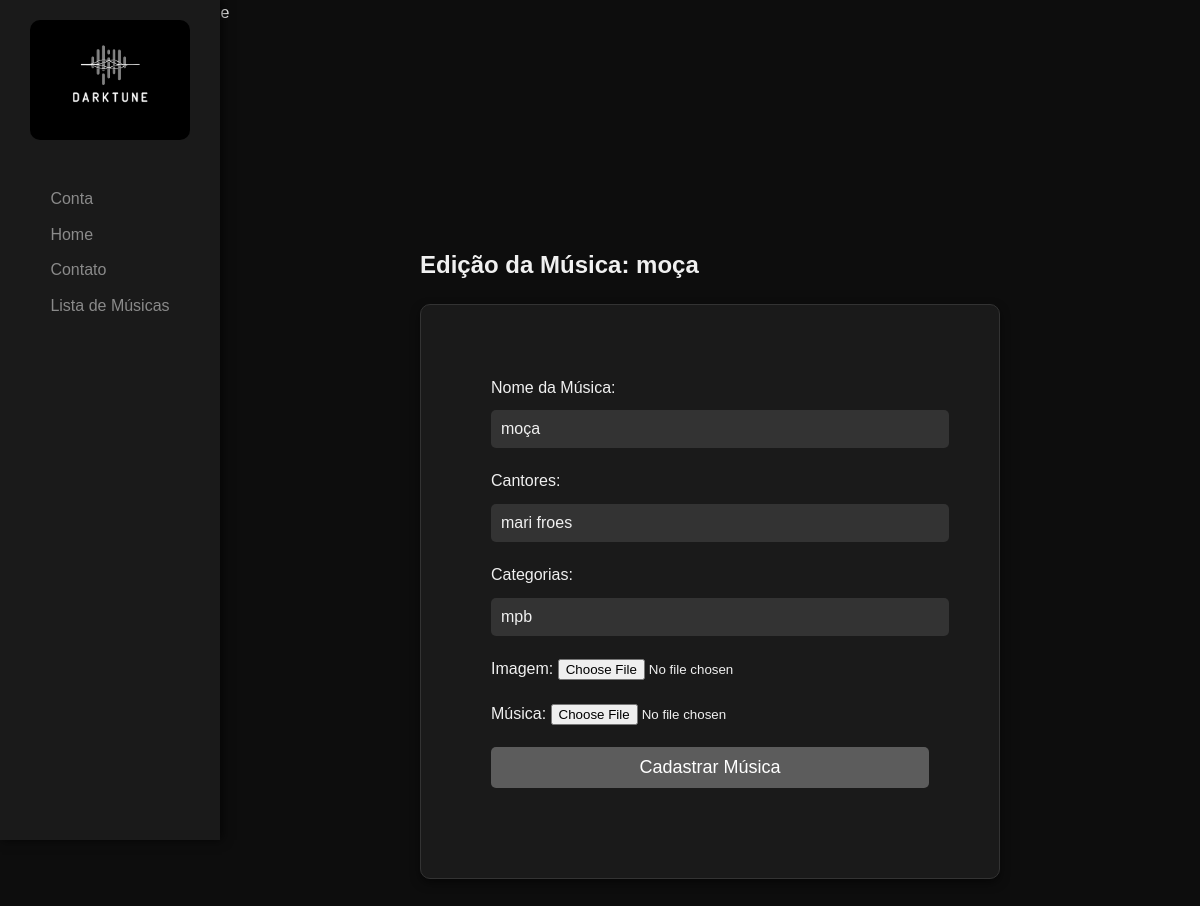
Page /formularios/editar/musica/2 on the earlier database version.
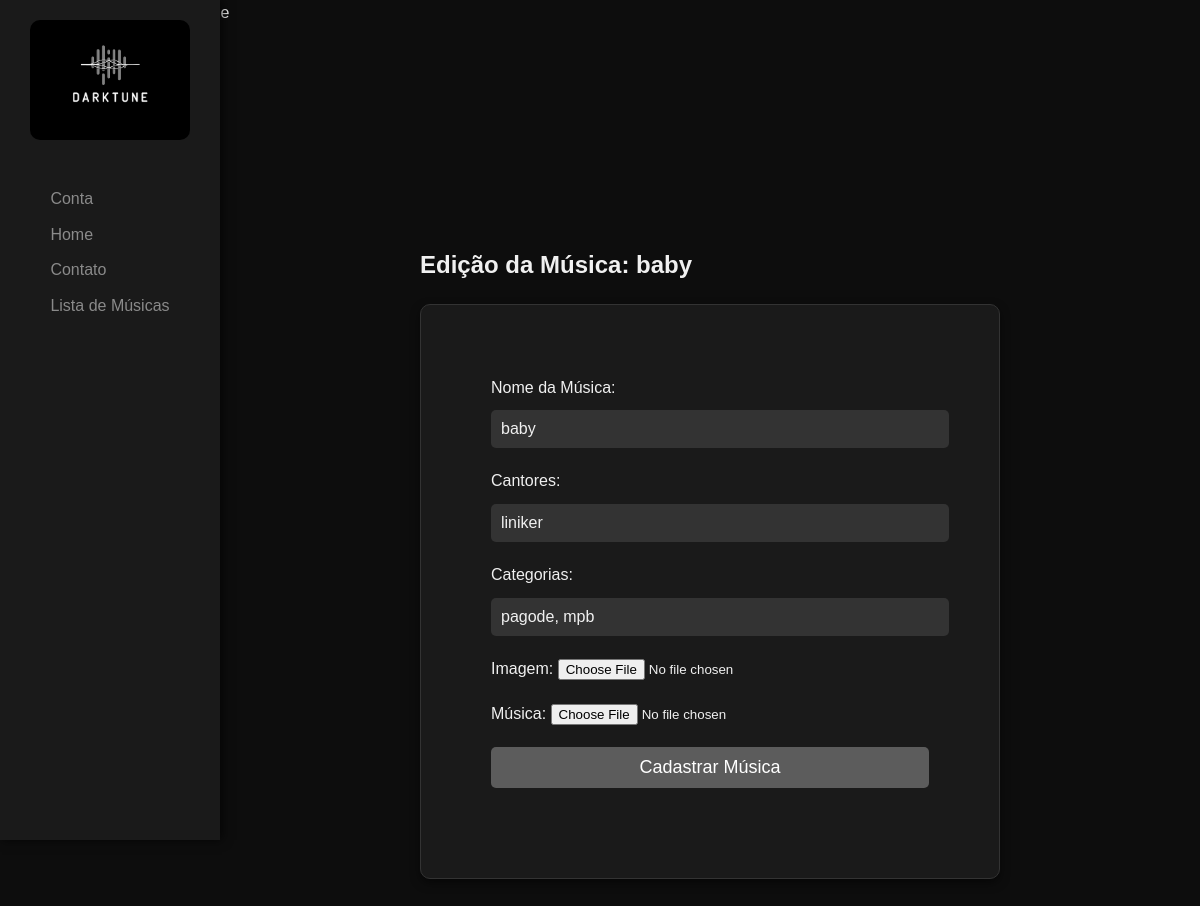
Same page on the later database version.
### app/models/MusicasModel.py (models this page shows, shortened)
class MusicasModel(Base):
    __tablename__ = "musicas"
    id_musica = Column(Integer, primary_key=True)
    nome_musica = Column(String(150), nullable=False)
    url_imagem = Column(String(255), nullable=False)
    url_audio = Column(String(255), nullable=False)
    fk_id_usuario = Column(Integer, ForeignKey("usuarios.id_usuario"), nullable=False)
    usuario = relationship("UsuariosModel", back_populates="musicas")
    musicas_categorias = relationship("MusicasCategoriasModel", back_populates="musica", cascade="all, delete-orphan")
    curtida = relationship("CurtidasModel", cascade="all, delete-orphan")
    cantor_musica = relationship("CantoresMusicasModel", cascade="all, delete-orphan")
    def to_dict(self) -> Dict[str, int]:
        return {
            "id": self.id_musica,
            "nome": self.nome_musica,
            "url_imagem": self.url_imagem,
            "url_audio": self.url_audio,
            "id_usuario": self.fk_id_usuario,
        }

### app/routes/formulariosRoute.py (the view)
@formulario_bp.route("/editar/musica/<int:id>",  methods=["GET"])
def form_editar_musica(id):
    dados = MusicaController().buscar_dados_da_musica(id)
    return render_template("edicao_de_musica.html", musica=dados)

### app/templates/edicao_de_musica.html (shortened to what this page needs)
<!DOCTYPE html>
<html lang="pt-br">
<head>
  <titulo>Cadastro de Músicas - Darktune</titulo>
  <link rel="stylesheet" href="{{url_for('static', filename='css/cadastro_musica.css')}}">
  <link rel="stylesheet" href="{{url_for('static', filename='css/navbar.css')}}">
</head>
<body>
  <div class="sidebar">
    <div class="logo">
      <img src="{{url_for('static', filename='imagens/logo.png')}}" alt="Logo Darktune">
    </div>
    <nav>
      <ul>
        <li>
          <a href="{{url_for('paginas.musicas')}}"><a href="{{url_for('paginas.conta')}}" class="user-button">
          {% if session['nome'] %}
            {{session['nome']}}
          {% else %}
            Conta
          {% endif %}
        </a>
      </li>
        <li><a href="{{url_for('paginas.home')}}">Home</a></li>
        <li><a href="{{url_for('paginas.contato')}}">Contato</a></li>
        <li><a href="{{url_for('paginas.musicas')}}">Lista de Músicas</a></li>
      </ul>
    </nav>
  </div>
  <div class="main-content">
    <section id="music-upload">
      <h1>Edição da Música: {{musica['nome']}}</h1>
      <form action="{{url_for('musicas.editar_musica', id=musica['id'])}}" method="POST" enctype="multipart/form-data" class="music-upload-form">
        <div class="form-grupo">
          <label for="nome-musica">Nome da Música:</label>
          <input type="text" id="nome-musica" name="nome_musica" value="{{musica['nome']}}" required>
        </div>
        <div class="form-grupo">
          <label for="autor">Cantores:</label>
          <input type="text" id="cantor" name="cantor" value="{{musica['cantores'] | join(', ')}}" required>
        </div>
        <div class="form-grupo">
          <label for="genero">Categorias:</label>
          <input type="text" id="categoria" name="categoria" value="{{musica['categorias'] | join(', ')}}" required>
        </div>
        <div class="form-grupo">
          <label for="url-imagem">Imagem:</label>
          <input type="file" id="imagem" name="imagem" value="{{musica['url_imagem']}}" accept="image/*">
        </div>
        <div class="form-grupo">
          <label for="arquivo-musica">Música:</label>
          <input type="file" id="musica" name="musica" accept="audio/*">
        </div>
        <div class="form-grupo">
          <button type="submit" class="submit-button">Cadastrar Música</button>
        </div>
      </form>
    </section>
  </div>
</body>
</html>

Differences in the rows shown:
changed MusicasModel: nome "moça" → "baby"; nome_musica "moça" → "baby"
Other differences:
form field cantor: "mari froes" → "liniker"
form field categoria: "mpb" → "pagode, mpb"
